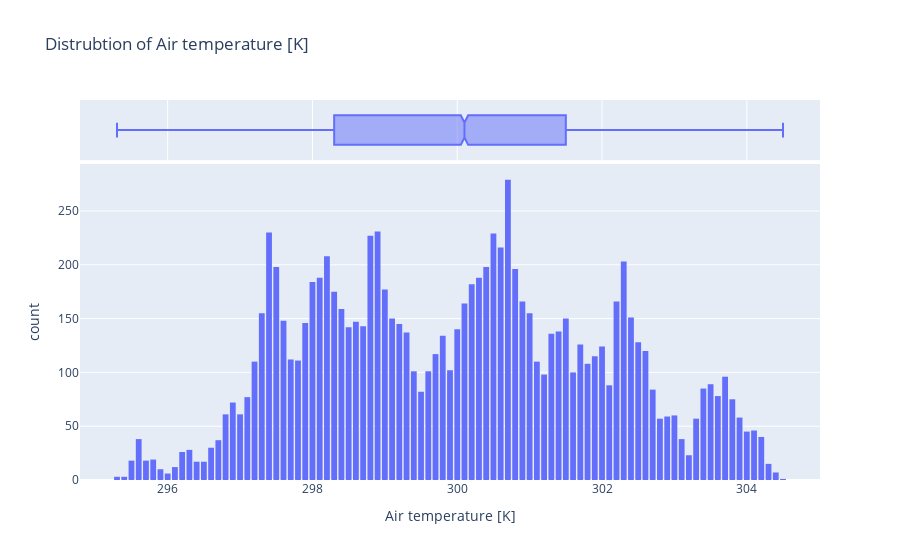

Write notebook code for a chart like this one.
### Markdown cell above
## Exploratory Analysis and Visualization

### Code cell
fig = px.histogram(df,x='Air temperature [K]',marginal='box',nbins = 100,title='Distrubtion of Air temperature [K]')
fig.update_layout(bargap=0.2)
fig.show()

### Figure 1 — Plotly figure (JSON) as saved in the notebook; plotly's stock layout.template omitted (floating-point values rounded to 4 significant figures; data arrays with more than 128 entries replaced by an {"elided": "..."} marker saying what was removed)
{"data": [{"alignmentgroup": "True", "bingroup": "x", "hovertemplate": "Air temperature [K]=%{x}<br>count=%{y}<extra></extra>", "legendgroup": "", "marker": {"color": "#636efa", "pattern": {"shape": ""}}, "name": "", "nbinsx": 100, "offsetgroup": "", "orientation": "v", "showlegend": false, "type": "histogram", "x": {"elided": "10000 float values"}, "xaxis": "x", "yaxis": "y"}, {"alignmentgroup": "True", "hovertemplate": "Air temperature [K]=%{x}<extra></extra>", "legendgroup": "", "marker": {"color": "#636efa"}, "name": "", "notched": true, "offsetgroup": "", "showlegend": false, "type": "box", "x": {"elided": "10000 float values"}, "xaxis": "x2", "yaxis": "y2"}], "layout": {"bargap": 0.2, "barmode": "relative", "legend": {"tracegroupgap": 0}, "title": {"text": "Distrubtion of Air temperature [K]"}, "xaxis": {"anchor": "y", "domain": [0, 1], "title": {"text": "Air temperature [K]"}}, "xaxis2": {"anchor": "y2", "domain": [0, 1], "matches": "x", "showgrid": true, "showticklabels": false}, "yaxis": {"anchor": "x", "domain": [0, 0.8316], "title": {"text": "count"}}, "yaxis2": {"anchor": "x2", "domain": [0.8416, 1], "matches": "y2", "showgrid": false, "showline": false, "showticklabels": false, "ticks": ""}}}
